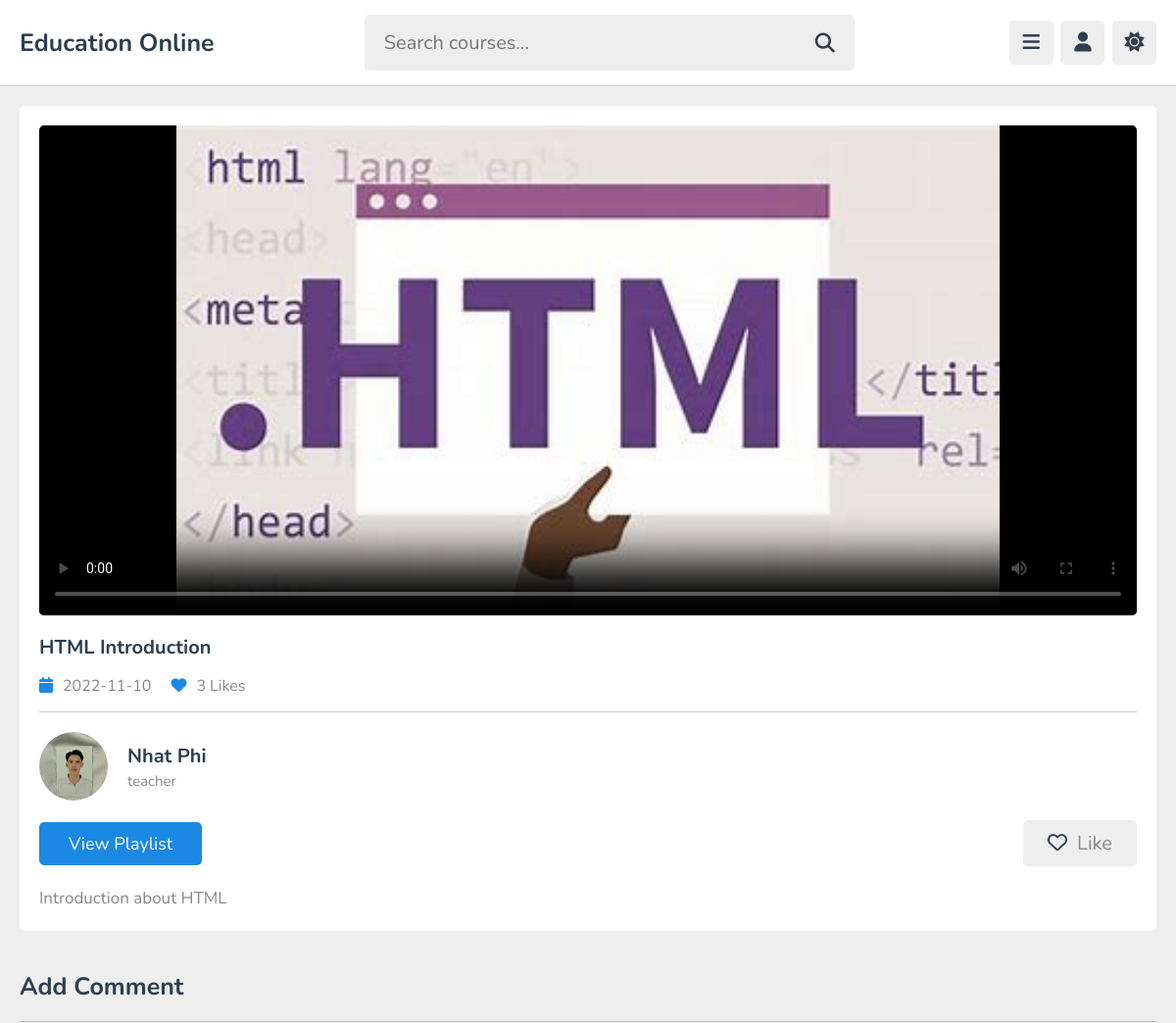
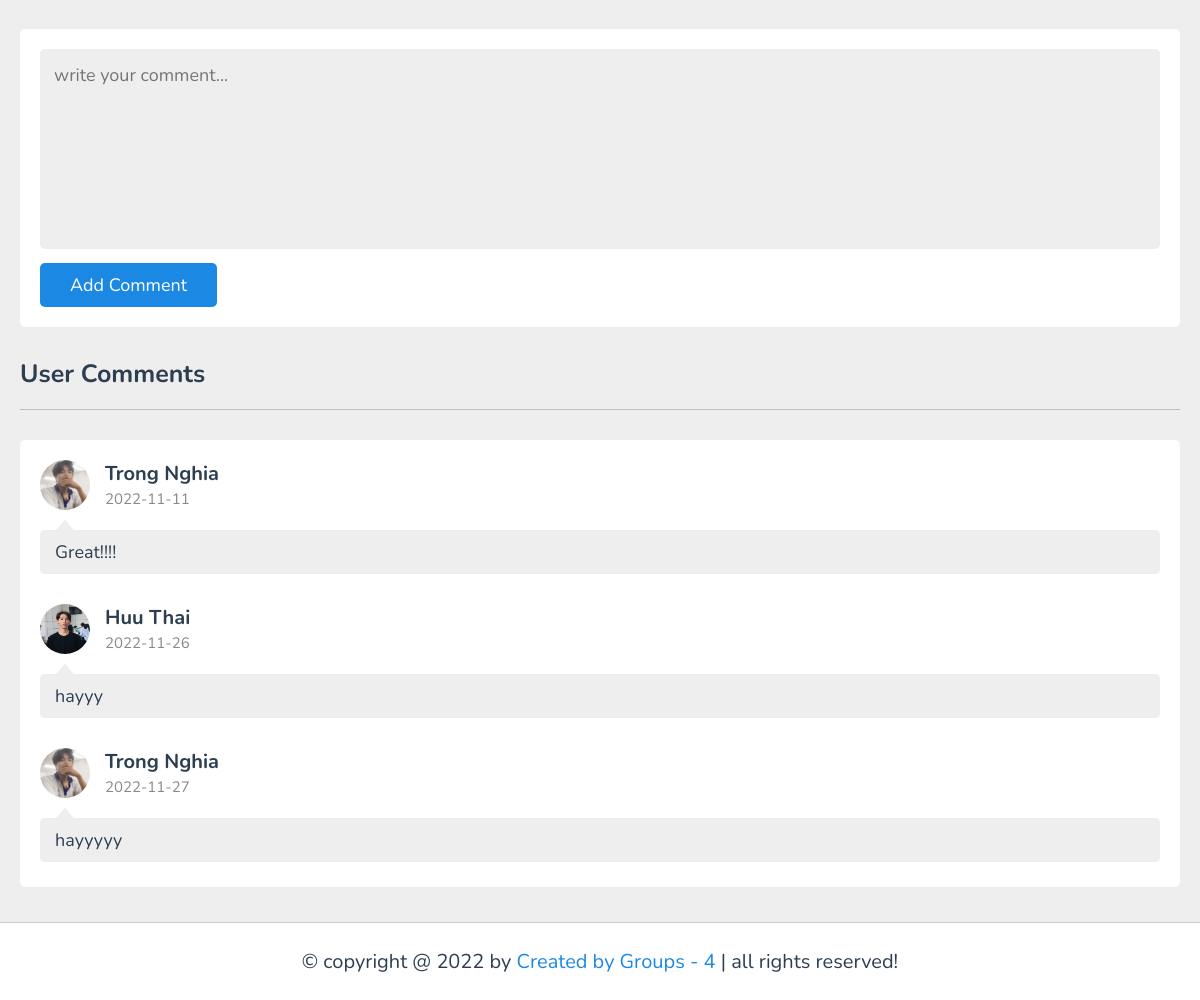
The app's page /watch_video.php?get_id=0YgtlIGEPGbqC02bwbG8 with its own data (2 pictures, top to bottom).
### tables this page shows
CREATE TABLE `content` (
  `id` varchar(20) NOT NULL,
  `tutor_id` varchar(20) NOT NULL,
  `playlist_id` varchar(20) NOT NULL,
  `title` varchar(100) NOT NULL,
  `description` varchar(1000) NOT NULL,
  `video` varchar(100) NOT NULL,
  `thumb` varchar(100) NOT NULL,
  `date` date NOT NULL DEFAULT current_timestamp(),
  `status` varchar(20) NOT NULL DEFAULT 'deactive'
);

CREATE TABLE `tutors` (
  `id` varchar(20) NOT NULL,
  `name` varchar(50) NOT NULL,
  `profession` varchar(50) NOT NULL,
  `email` varchar(50) NOT NULL,
  `password` varchar(50) NOT NULL,
  `image` varchar(100) NOT NULL
);

CREATE TABLE `comments` (
  `id` varchar(20) NOT NULL,
  `content_id` varchar(20) NOT NULL,
  `user_id` varchar(20) NOT NULL,
  `tutor_id` varchar(20) NOT NULL,
  `comment` varchar(1000) NOT NULL,
  `date` date NOT NULL DEFAULT current_timestamp()
);

CREATE TABLE `users` (
  `id` varchar(20) NOT NULL,
  `name` varchar(50) NOT NULL,
  `email` varchar(50) NOT NULL,
  `password` varchar(50) NOT NULL,
  `image` varchar(100) NOT NULL
);

### watch_video.php (the view, shortened to what this page needs)
<?php
include 'components/connect.php';
if(isset($_COOKIE['user_id'])){
   $user_id = $_COOKIE['user_id'];
}else{
   $user_id = '';
}
if(isset($_GET['get_id'])){
   $get_id = $_GET['get_id'];
}else{
   $get_id = '';
   header('location:home.php');
}
?>
<!DOCTYPE html>
<html lang="en">
<head>
   <link rel="stylesheet" href="https://cdnjs.cloudflare.com/ajax/libs/font-awesome/6.2.0/css/all.min.css">
   <link rel="stylesheet" href="style.css">
</head>
<body>
<?php include 'components/user_header.php'; ?>
<section class="watch-video">
   <?php
      $select_content = $conn->prepare("SELECT * FROM `content` WHERE id = ? AND status = ?");
      $select_content->execute([$get_id, 'active']);
      if($select_content->rowCount() > 0){
         while($fetch_content = $select_content->fetch(PDO::FETCH_ASSOC)){
            $content_id = $fetch_content['id'];
            $select_likes = $conn->prepare("SELECT * FROM `likes` WHERE content_id = ?");
            $select_likes->execute([$content_id]);
            $total_likes = $select_likes->rowCount();
            $verify_likes = $conn->prepare("SELECT * FROM `likes` WHERE user_id = ? AND content_id = ?");
            $verify_likes->execute([$user_id, $content_id]);
            $select_tutor = $conn->prepare("SELECT * FROM `tutors` WHERE id = ? LIMIT 1");
            $select_tutor->execute([$fetch_content['tutor_id']]);
            $fetch_tutor = $select_tutor->fetch(PDO::FETCH_ASSOC);
   ?>
   <div class="video-details">
      <video src="uploaded_files/<?= $fetch_content['video']; ?>" class="video" poster="uploaded_files/<?= $fetch_content['thumb']; ?>" controls autoplay></video>
      <h3 class="title"><?= $fetch_content['title']; ?></h3>
      <div class="info">
         <p><i class="fas fa-calendar"></i><span><?= $fetch_content['date']; ?></span></p>
         <p><i class="fas fa-heart"></i><span><?= $total_likes; ?> Likes</span></p>
      </div>
      <div class="tutor">
         <img src="uploaded_files/<?= $fetch_tutor['image']; ?>" alt="">
         <div>
            <h3><?= $fetch_tutor['name']; ?></h3>
            <span><?= $fetch_tutor['profession']; ?></span>
         </div>
      </div>
      <form action="" method="post" class="flex">
         <a href="playlist.php?get_id=<?= $fetch_content['playlist_id']; ?>" class="inline-btn">View Playlist</a>
         <?php
            if($verify_likes->rowCount() > 0){
         ?>
         <button type="submit" name="like_content"><i class="fas fa-heart"></i><span>Liked</span></button>
         <?php
         }else{
         ?>
         <button type="submit" name="like_content"><i class="far fa-heart"></i><span>Like</span></button>
         <?php
            }
         ?>
      </form>
      <div class="description"><p><?= $fetch_content['description']; ?></p></div>
   </div>
   <?php
         }
      }else{
         echo '<p class="empty">no videos added yet!</p>';
      }
   ?>
</section>
<section class="comments">
   <h1 class="heading">Add Comment</h1>
   <form action="" method="post" class="add-comment">
      <textarea name="comment_box" required placeholder="write your comment..." maxlength="1000" cols="30" rows="10"></textarea>
      <input type="submit" value="add comment" name="add_comment" class="inline-btn">
   </form>
   <h1 class="heading">User comments</h1>
   <div class="show-comments">
      <?php
         $select_comments = $conn->prepare("SELECT * FROM `comments` WHERE content_id = ?");
         $select_comments->execute([$get_id]);
         if($select_comments->rowCount() > 0){
            while($fetch_comment = $select_comments->fetch(PDO::FETCH_ASSOC)){
               $select_commentor = $conn->prepare("SELECT * FROM `users` WHERE id = ?");
               $select_commentor->execute([$fetch_comment['user_id']]);
               $fetch_commentor = $select_commentor->fetch(PDO::FETCH_ASSOC);
      ?>
      <div class="box" style="<?php if($fetch_comment['user_id'] == $user_id){echo 'order:-1;';} ?>">
         <div class="user">
            <img src="uploaded_files/<?= $fetch_commentor['image']; ?>" alt="">
            <div>
               <h3><?= $fetch_commentor['name']; ?></h3>
               <span><?= $fetch_comment['date']; ?></span>
            </div>
         </div>
         <p class="text"><?= $fetch_comment['comment']; ?></p>
      </div>
      <?php
       }
      }else{
         echo '<p class="empty">no comments added yet!</p>';
      }
      ?>
      </div>
</section>
<?php include 'components/footer.php'; ?>
</body>
</html>

### style.css (style rules this page uses)
:root { --main-color: #1b89e4; --red: #e74c3c; --oragen: #f39c12; --white: #fff; --black: #2c3e50; --light-color: #888; --light-bg: #eee; --border: 0.1rem solid rgba(0, 0, 0, 0.2); }
* { font-family: "Nunito", sans-serif; margin: 0; padding: 0; box-sizing: border-box; outline: none; border: none; text-decoration: none; }
html { font-size: 62.5%; overflow-x: hidden; }
body { background-color: var(--light-bg); padding-left: 30rem; }
section { padding: 2rem; max-width: 1200px; margin: 0 auto; }
.btn, .option-btn, .delete-btn, .inline-btn, .inline-option-btn, .inline-delete-btn { border-radius: 0.5rem; padding: 1rem 3rem; font-size: 1.8rem; color: #fff; margin-top: 1rem; text-transform: capitalize; cursor: pointer; text-align: center; }
.inline-btn, .inline-option-btn, .inline-delete-btn { display: inline-block; }
.btn, .inline-btn { background-color: var(--main-color); }
.heading { padding-bottom: 1.8rem; border-bottom: var(--border); font-size: 2.5rem; color: var(--black); text-transform: capitalize; margin-bottom: 3rem; }
.watch-video .video-details { background-color: var(--white); padding: 2rem; border-radius: 0.5rem; }
.watch-video .video-details .video { width: 100%; border-radius: 0.5rem; background: #000; height: 50rem; }
.watch-video .video-details .title { font-size: 2rem; color: var(--black); padding: 1.5rem 0; }
.watch-video .video-details .info { display: flex; gap: 2rem; padding-bottom: 1.5rem; border-bottom: var(--border); }
.watch-video .video-details .info p { font-size: 1.6rem; }
.watch-video .video-details .info p i { margin-right: 1rem; color: var(--main-color); }
.watch-video .video-details .info p span { color: var(--light-color); }
.watch-video .video-details .tutor { padding: 2rem 0; display: flex; align-items: center; gap: 2rem; }
.watch-video .video-details .tutor img { height: 7rem; width: 7rem; border-radius: 50%; object-fit: cover; }
.watch-video .video-details .tutor h3 { font-size: 2rem; color: var(--black); margin-bottom: 0.2rem; }
.watch-video .video-details .tutor span { color: var(--light-color); font-size: 1.5rem; }
.watch-video .video-details .flex { display: flex; align-items: center; gap: 1.5rem; justify-content: space-between; }
.watch-video .video-details .flex a { margin-top: 0; }
.watch-video .video-details .flex button { background-color: var(--light-bg); cursor: pointer; padding: 1rem 2.5rem; font-size: 2rem; border-radius: 0.5rem; }
.watch-video .video-details .flex button i { color: var(--black); margin-right: 1rem; }
.watch-video .video-details .flex button span { color: var(--light-color); }
.watch-video .video-details .description { padding-top: 2rem; }
.watch-video .video-details .description p { line-height: 1.5; font-size: 1.7rem; color: var(--light-color); white-space: pre-line; }
.comments .add-comment { background-color: var(--white); border-radius: 0.5rem; margin-bottom: 3rem; padding: 2rem; }
.comments .add-comment textarea { border-radius: 0.5rem; padding: 1.4rem; width: 100%; height: 20rem; background-color: var(--light-bg); resize: none; font-size: 1.8rem; color: var(--black); }
.comments .show-comments { background-color: var(--white); border-radius: 0.5rem; padding: 2rem; display: grid; gap: 2.5rem; }
.comments .show-comments .user { display: flex; align-items: center; gap: 1.5rem; margin-bottom: 2rem; }
.comments .show-comments .user img { height: 5rem; width: 5rem; border-radius: 50%; object-fit: cover; }
.comments .show-comments .user h3 { font-size: 2rem; color: var(--black); margin-bottom: 0.2rem; }
.comments .show-comments .user span { color: var(--light-color); font-size: 1.5rem; }
.comments .show-comments .text { border-radius: 0.5rem; background-color: var(--light-bg); padding: 1rem 1.5rem; color: var(--black); margin: 0.5rem 0; position: relative; z-index: 0; white-space: pre-line; font-size: 1.8rem; }
.comments .show-comments .text::before { content: ""; position: absolute; top: -1rem; left: 1.5rem; height: 1.2rem; width: 2rem; background-color: var(--light-bg); clip-path: polygon(50% 0%, 0% 100%, 100% 100%); }
@media (max-width: 1200px) { body { padding-left: 0; } }

### records on screen
content: title "HTML Introduction", date "2022-11-10", total_likes "3", tutors.image (picture), tutors.name "Nhat Phi", tutors.profession "teacher", description "Introduction about HTML"
comments: user.image (picture), user.name "Trong Nghia", date "2022-11-11", comment "Great!!!!"
comments: user.image (picture), user.name "Huu Thai", date "2022-11-26", comment "hayyy"
comments: user.image (picture), user.name "Trong Nghia", date "2022-11-27", comment "hayyyyy"
